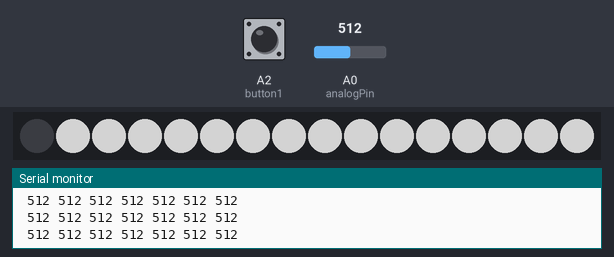
Simulated run of this sketch. Board: Arduino Uno, built with avr-gcc and run on an emulated ATmega328P. On the bench: 16 RGB LEDs in strip order, left to right, the last lines printed to the serial monitor. Inputs (shaded band) come from the test bench; at power-on: A0 (analogPin) = 512, A2 (button1) HIGH. Dim RGB values are drawn brighter than linear.

Above: at 1.2 s.
1.3 s: A0 (analogPin) set to 414
4.3 s: A0 (analogPin) set to 390
At 5.2 s:
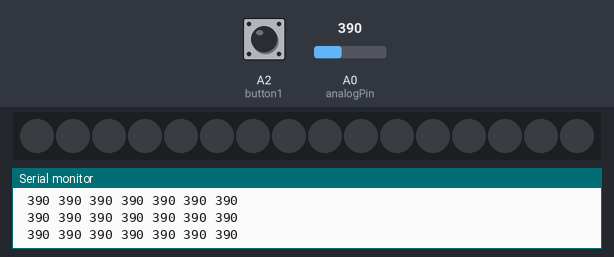
5.8 s: A0 (analogPin) set to 1010
At 5.96 s:
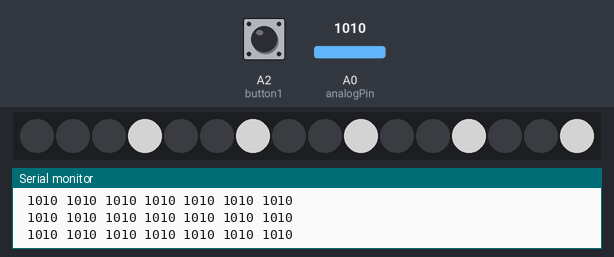
7.6 s: A0 (analogPin) set to 990
10.6 s: A0 (analogPin) set to 398
At 11.2 s:
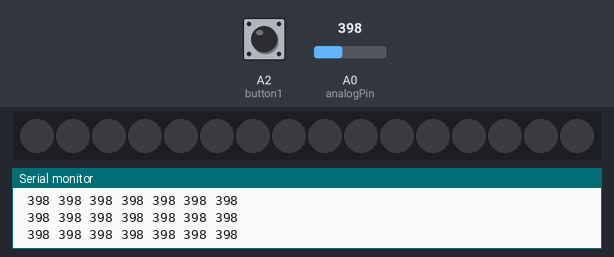
Timing chart, 0 to 13.6 s (numbered marks = the images above; inputs shaded):
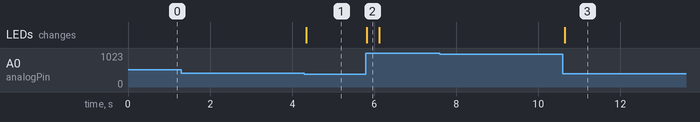

The sketch:

msgeq7test.ino
```cpp
/*
MSGEQ7 Controlled LED Cube Program
8 January, 2012
Tx0Rx0
All Rights Reserved
Inspiration from J. Skoba MSQEQ7 test
*/

#include "Tlc5940.h"

//MSGEQ7 Pins
#define analogPin A0 // read from multiplexer using analog input 0
#define strobePin 2 // strobe is attached to digital pin 2
#define resetPin  12 // reset is attached to digital pin 3

//Button Pins
#define button1 A2
int button1val = 0;
int spectrumValue[7]; // to hold a2d values
int index; //Index of the greatest Frequency Band

//Volume Constant
int volume;
int lightlevel;

//TLC5940 Pins
#define sclk 13
#define srin 11
#define blnk 10
#define xlat 9
#define gsclk 3

//Counter Variable
int j = 0;
int k = 0;
int m = 0;
int n = 0;
int o = 0;


//LED pins by color and LED number. 1st LED is right next to the voltage regulator

//TLC pin

//Channel 0 UNCONNECTED
//Channel 1 5 BLUE
//Channel 2 5 GREEN
//Channel 3 5 RED
//Channel 4 4 BLU
//Channel 5 4 GREEN
//Channel 6 4 RED
//Channel 7 3 BLUE
//Channel 8 3 GREEN
//Channel 9 3 RED
//Channel 10 2 BLUE
//Channel 11 2 GREEN
//Channel 12 2 RED
//Channel 13 1 BLUE
//Channel 14 1 GREEN
//Channel 15 1 RED

int a;
int b;


void setup()
{
 Serial.begin(9600);
 //Setup TLC and clears any residual data
Tlc.init();
Tlc.clear();
Tlc.update();


 //MSGEQ7 Arduino Pinmodes
 pinMode(analogPin, INPUT);
 pinMode(strobePin, OUTPUT);
 pinMode(resetPin, OUTPUT);
 analogReference(DEFAULT);

 //TLC5940 Pinmodes
 pinMode(sclk, OUTPUT);
 pinMode(srin, OUTPUT);
 pinMode(blnk, OUTPUT);
 pinMode(xlat, OUTPUT);
 pinMode(gsclk, OUTPUT);

 //Button and Pot Settings
 pinMode(button1, INPUT);

 digitalWrite(resetPin, LOW);
 digitalWrite(strobePin, HIGH);

 //Sets Button pins high
 digitalWrite(button1, HIGH);;

}

void loop()
{
//resets pin values
Tlc.clear();
Tlc.update();
 digitalWrite(resetPin, HIGH);
 digitalWrite(resetPin, LOW);


 button1val = digitalRead(button1);

 //Light Level Trigger Setup
 if (volume > 0)
{
 lightlevel = 400;
}
if (volume > 204)
{
  lightlevel = 200;
}
  if (volume > 408)
  {
    lightlevel = 250;
  }
 if (volume > 612)
 {
   lightlevel = 300;
 }
if (volume > 816)
{
  lightlevel = 1000;
}

lightlevel = 400;
 for (int i = 0; i < 7; i++)
 {
 digitalWrite(strobePin, LOW);
 delayMicroseconds(30); // to allow the output to settle
 spectrumValue[i] = analogRead(analogPin);

 //Returns index and value of the most intense frequency band

 int biggest = spectrumValue[0];
 for (int m = 1; m < 8; m++);
 if (spectrumValue[m] > biggest)
 {
 biggest = spectrumValue[m];
  index = m;
  Serial.print(index);
 }


if (j == 0)
{
   //BASS ACTIVATED MODE
   if (spectrumValue[0] > lightlevel)
   {
      Tlc.set(1, 4095);
      Tlc.set(4, 4095);
      Tlc.set(7, 4095);
      Tlc.set(10, 4095);
      Tlc.set(13, 4095);


   }
   if (spectrumValue[1] > lightlevel)
   {
      Tlc.set(1, 2047);
      Tlc.set(4, 2047);
      Tlc.set(7, 2047);
      Tlc.set(10, 2047);
      Tlc.set(13, 2047);


   }
   // MIDDLE RESPONSE MODE
   if (spectrumValue[2] > lightlevel)
   {
     Tlc.set(2, 4095);
     Tlc.set(5, 4095);
     Tlc.set(8, 4095);
     Tlc.set(11, 4095);
     Tlc.set(14, 4095);
   }

   if (spectrumValue[3] > lightlevel)
   {
     Tlc.set(2, 2047);
     Tlc.set(5, 2047);
     Tlc.set(8, 2047);
     Tlc.set(11, 2047);
     Tlc.set(14, 2047);
   }
    // HIGH RESPONSE MODE
   if (spectrumValue[4] > lightlevel)
   {
     Tlc.set(3, 4095);
     Tlc.set(6, 4095);
     Tlc.set(9, 4095);
     Tlc.set(12, 4095);
     Tlc.set(15, 4095);
   }


  if (spectrumValue[5] > lightlevel)
 {
   Tlc.set(3, 2047);
   Tlc.set(6, 2047);
   Tlc.set(9, 2047);
   Tlc.set(12, 2047);
   Tlc.set(15, 2047);
 }

}

//CYLON MODE
if (j == 2)
{
  if (index == 0)
  {
  }
  if (index == 1)
  {
  }
  if (index == 2)
  {
  }
  if (index == 3)
  {
  }
  if (index == 4)
  {
  }
  if (index == 5)
  {
  }
  if (index == 6)
  {
  }
  if (index == 7)
  {
  }


}
if (j > 1)
{
  j = 0;
}

 //Pushes Changes to the TLC
 Tlc.update();


 //Serial.println();
 // comment out/remove the serial stuff to go faster
 // - its just here for show
 if (spectrumValue[i] < 10)
 {
 Serial.print(" ");
 Serial.print(spectrumValue[i]);
 }
 else if (spectrumValue[i] < 100 )
 {

 Serial.print(" ");
 Serial.print(spectrumValue[i]);
 }
 else
 {
 Serial.print(" ");
 Serial.print(spectrumValue[i]);
 }

 digitalWrite(strobePin, HIGH);
 }
 Serial.println();


}
```

Measured:
- the behaviour switches between 401 and 400 on A0 (analogPin) (found by bisection; images 0 and 1)
- after the input at 4.3 s, the LEDs: first change after 0.05 s (image 1 shows a later state)
- after the input at 5.8 s, the LEDs: change at once (image 2)
- after the input at 10.6 s, the LEDs: first change after 0.05 s (image 3 shows a later state)
